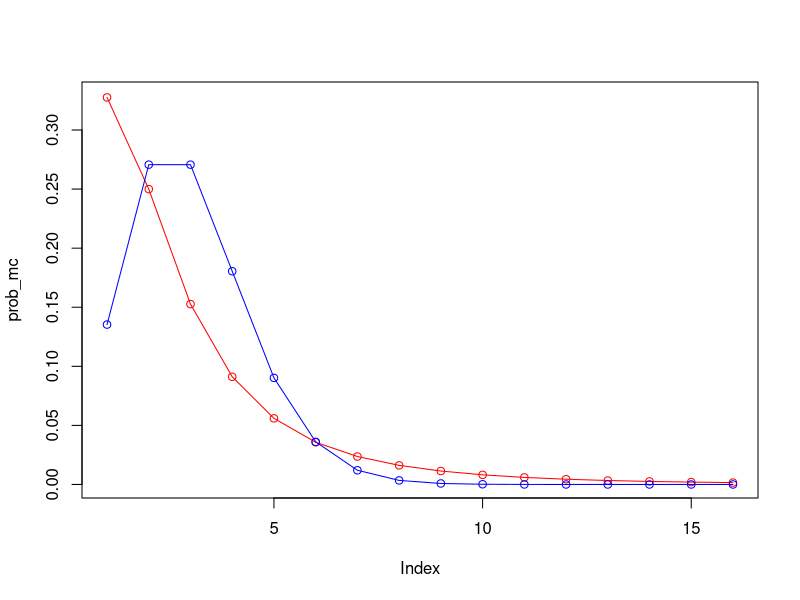
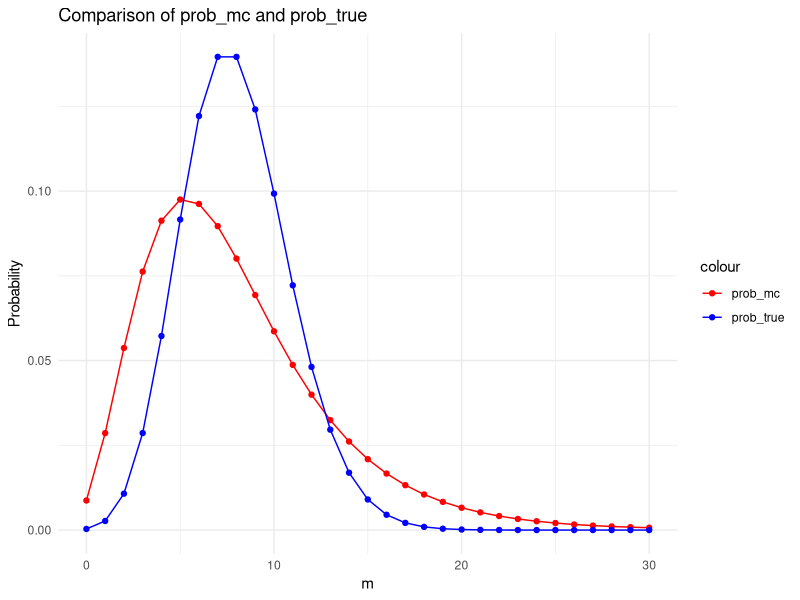

These figures' R source, in order:
mu <- log(2) - 1/2
sigma <- 1
m <- 15
K <- 10000

# theoretical expectation
for (i in 0:m){
  print(paste0(i,": ", dexp(i,rate = mu + sigma**2/2)))
}

x <- rnorm(K, mean=0, sd=sigma)

# monte carlo expectation
prob_mc <- c()
prob_true <- dpois(0:m,lambda=2)
for (i in 0:m){
  prob_mc[i+1] <- mean(dpois(i, lambda=exp(mu + x)))
  print(paste0(i,": ", prob_mc[i+1], " / ", prob_true[i+1]))
}
plot(prob_mc, type="o", col="red")
lines(prob_true, type="o", col="blue")

# generalisation
doverpois <- function(m, mu, sigma, K){
  x <- rnorm(K, mean=0, sd=sigma)
  lambda <- exp(mu + sigma**2/2)
  prob_true <- dpois(0:m,lambda=lambda)
  for (i in 0:m){
    prob_mc[i+1] <- mean(dpois(i, lambda=exp(mu + x)))
  }
  data.frame(id=0:m, cbind(prob_mc, prob_true))
}

library(ggplot2)
plot_results <- function(data){
  ggplot(data, aes(x = id)) +
    geom_line(aes(y = prob_mc, colour = "prob_mc")) +
    geom_point(aes(y = prob_mc, colour = "prob_mc")) +
    geom_line(aes(y = prob_true, colour = "prob_true")) +
    geom_point(aes(y = prob_true, colour = "prob_true")) +
    scale_colour_manual(values = c("prob_mc" = "red", "prob_true" = "blue")) +
    labs(x = "m", y = "Probability", title = "Comparison of prob_mc and prob_true") +
    theme_minimal()
}
result <- doverpois(m=30, mu=log(8)-1/8, sigma=1/2, K=10000)
plot_results(result)
